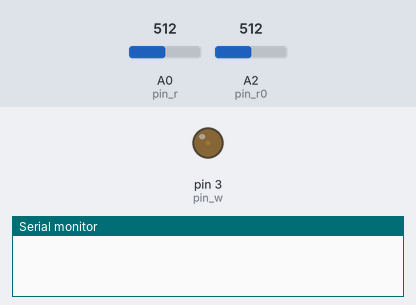
Recording of a sketch running on a simulated Arduino Uno, built with avr-gcc and run on an emulated ATmega328P. Parts: output pins drawn as LEDs (lit = HIGH), the last lines printed to the serial monitor. The test bench sets the inputs (shaded band); at power-on: A0 (pin_r) = 512, A2 (pin_r0) = 512.

Above: at 0.1 s.
At 35.1 s:
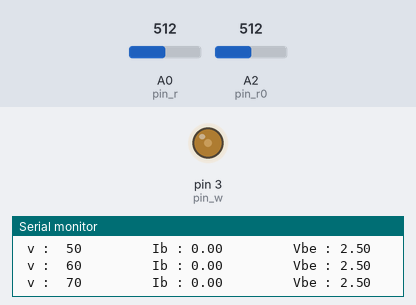
Timing chart, 0 to 36.6 s (numbered marks = the images above):
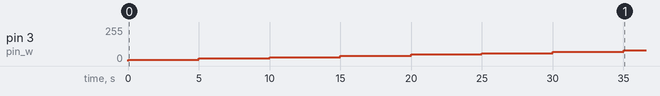

Measured:
- by itself, pin 3 (pin_w): moves from 0/255 to 80/255 over 35.0 s

The sketch:

exo2.1_analog_b.ino
```cpp
int pin_w = 3, pin_r = 0, pin_r0 = 2, v=10; float a1 = 0, a0 = 0, ib ;


void setup() {

  pinMode(pin_w, OUTPUT);
  Serial.begin(9600);

}

void loop() {

  analogWrite(pin_w,v);
  delay(5000);
  a1= analogRead(pin_r);
  a0= analogRead(pin_r0);
  a0 = a0*5/1023;
  a1 = a1*5/1023;
  ib =((a0-a1)/10);
  Serial.print(" v :  ");
  Serial.print(v);
  Serial.print("         ");
  Serial.print("Ib : ");
  Serial.print(ib);
  Serial.print("         ");
  Serial.print("Vbe : ");
  Serial.println(a1);
  v = v+10;


}
```
